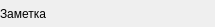
<?xml version="1.0" encoding="UTF-8"?>
<ui version="4.0">
 <class>Tooltip</class>
 <widget class="QWidget" name="Tooltip">
  <property name="geometry">
   <rect>
    <x>0</x>
    <y>0</y>
    <width>215</width>
    <height>27</height>
   </rect>
  </property>
  <property name="sizePolicy">
   <sizepolicy hsizetype="Fixed" vsizetype="Expanding">
    <horstretch>0</horstretch>
    <verstretch>0</verstretch>
   </sizepolicy>
  </property>
  <property name="windowTitle">
   <string>Form</string>
  </property>
  <layout class="QVBoxLayout" name="verticalLayout" stretch="0">
   <property name="leftMargin">
    <number>0</number>
   </property>
   <property name="topMargin">
    <number>0</number>
   </property>
   <property name="rightMargin">
    <number>0</number>
   </property>
   <property name="bottomMargin">
    <number>0</number>
   </property>
   <item>
    <widget class="QLabel" name="label">
     <property name="sizePolicy">
      <sizepolicy hsizetype="Expanding" vsizetype="Expanding">
       <horstretch>0</horstretch>
       <verstretch>1</verstretch>
      </sizepolicy>
     </property>
     <property name="text">
      <string>Заметка</string>
     </property>
     <property name="textFormat">
      <enum>Qt::AutoText</enum>
     </property>
     <property name="wordWrap">
      <bool>true</bool>
     </property>
     <property name="margin">
      <number>5</number>
     </property>
    </widget>
   </item>
  </layout>
 </widget>
 <resources/>
 <connections/>
</ui>
